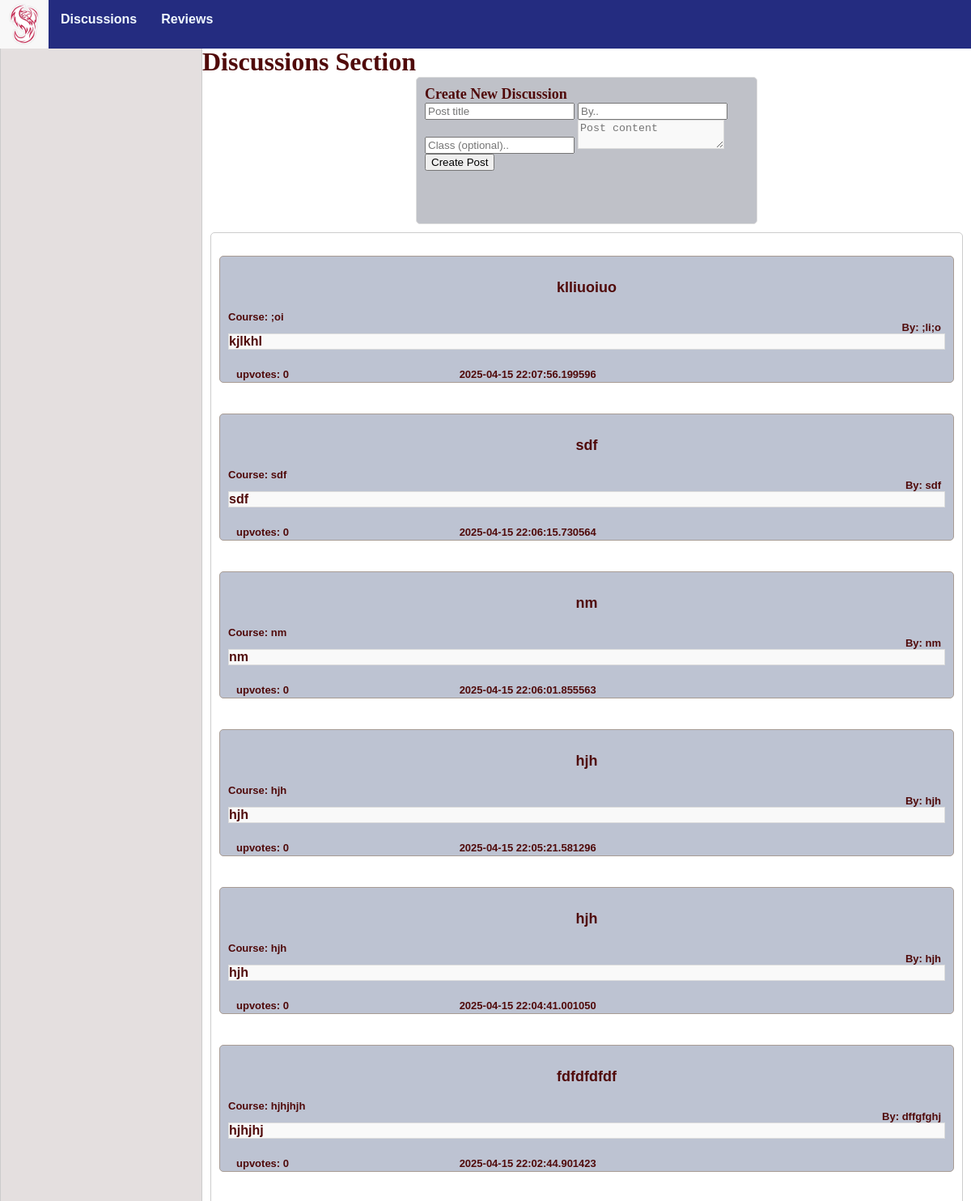
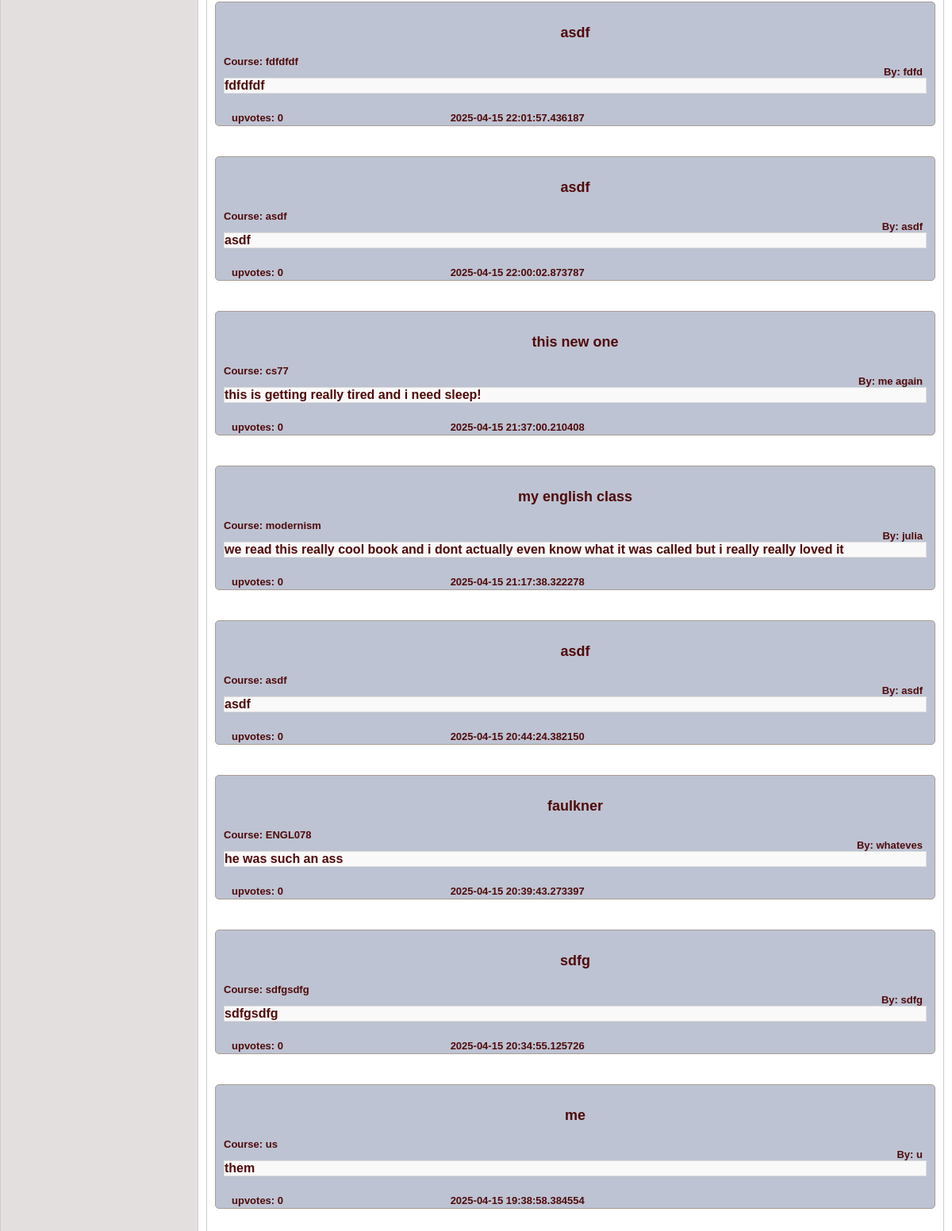
The page /discussions on the database its author committed (2 pictures, top to bottom).
### models.py (models this page shows, shortened)
class Discussion(db.Model):
    id = db.Column(db.Integer, primary_key=True)
    title = db.Column(db.String(255), nullable=False)
    content = db.Column(db.Text, nullable=False)
    created_at = db.Column(db.DateTime, default=db.func.current_timestamp())
    course = db.Column(db.Text)
    author = db.Column(db.Text, nullable=False)
    comments = db.relationship('Comment', backref='discussion', cascade="all, delete-orphan", lazy=True)
    up_votes = db.Column(db.Integer, default = 0)

### app.py (the view)
@app.route('/discussions')
def discussions():
    discussions=Discussion.query.order_by(Discussion.created_at.desc()).all()
    discussions_data=[]
    for discussion in discussions:
        discussions_data.append({
            'id': discussion.id,
            'title': discussion.title,
            'author': discussion.author,
            'created_at': discussion.created_at,
            'content': discussion.content,
            'course': discussion.course,
            'up_votes': discussion.up_votes,
        })
    return render_template('discussions.html', discussions=discussions_data)

### templates/discussions.html (shortened to what this page needs)
{% extends "base.html" %}
{%block head%}
    {{ super() }}
{% endblock %}
{%block content %}
    <div class="container">
        <div class="sidebar">
            <br><p1 style="text-align:center;">Navigation</p1>
        </div>
        <div class="space">
            <br>
            <p2>Discussions Section</p2>
            <div class="add_post">
               <p1>Create New Discussion</p1>
                <form id="form">
                    <input type="text" id="title" placeholder="Post title" required maxlength="50">
                    <input type="text" id="author" placeholder="By.." required maxlength="50">
                    <input type="text" id="course" placeholder="Class (optional).." required maxlength="50">
                    <textarea id="content" placeholder="Post content" required></textarea>
                    <button id="submitForm">Create Post</button>
                </form>
            </div>
            <div class="list-group">
                {% for discussion in discussions %}
                    <a href="{{ url_for('dis_posts', discussion_id=discussion.id) }}" class = "list-group-item">
                       <div class="whereithappens">
                            <div id="header">
                                <p id="title">{{discussion.title}}</p1>
                                <p id="author">By: {{discussion.author}}</p>
                                <p id="course">Course: {{discussion.course}}</p>
                            </div>
                            <p id="content">{{discussion.content}}</p>
                            <div id="information">
                                <p id="up_votes">upvotes: {{discussion.up_votes}}</p>
                                <p id="created_at">{{discussion.created_at}}</p>
                            </div>
                        </div>
                    </a>
                {% endfor %}
            </div>
        </div>
    </div>
{%endblock%}

### static/styles/base.css (style rules this page uses)
body { margin:0; padding: 0; }
p1 { color:rgb(80, 10, 10); font-weight: bold; font-size:large; }
p2 { color:rgb(80, 10, 10); font-weight: bold; font-size:xx-large; text-align:center; }
a { color:rgb(80, 10, 10); font-weight: bold; font-size:medium; text-decoration: none; }
.container { display: grid; grid-template-columns: 250px 1fr; height: 100vh; }
.sidebar { background:#e4dfdf; border: 1px solid #ccc; border-radius: 5px; }
.space { padding-top: 40px; }
.add_post { height: 20vh; width: 50vh; background-color:#bfc1c8; margin: auto; padding: 10px; border: 1px solid #ddd; border-radius: 5px; }
.list-group { background-color: #ffffff; border: 1px solid #ccc; padding: 10px; margin: 10px ; border-radius: 5px; }
.list-group-item { padding: 10px; margin: 10px ; }
.whereithappens { padding: 10px; background-color: #bdc3d2; border: 1px solid #a89c94; margin-bottom: 20px; border-radius: 5px; font-family: Verdana, Geneva, Tahoma, sans-serif; }
#content { border: 1px solid #ddd; margin: auto; background-color: #f9f9f9; }
#header #title { color:rgb(80, 10, 10); font-weight: bolder; font-size:large; text-align: center; }
#header #author { color:rgb(80, 10, 10); font-weight: bold; font-size:small; margin-right:5px; position:relative; float:right; }
#header #course { color:rgb(80, 10, 10); font-size:small; }
#information { display: grid; grid-template-columns: repeat(3, auto); padding: 5px; margin: 5px; height:10px; }
#information p { font-size: small; }

### rows shown on the page
Discussion: title "klliuoiuo", author ";li;o", course ";oi", content "kjlkhl", up_votes "0", created_at "2025-04-15 22:07:56.199596"
Discussion: title "sdf", author "sdf", course "sdf", content "sdf", up_votes "0", created_at "2025-04-15 22:06:15.730564"
Discussion: title "nm", author "nm", course "nm", content "nm", up_votes "0", created_at "2025-04-15 22:06:01.855563"
Discussion: title "hjh", author "hjh", course "hjh", content "hjh", up_votes "0", created_at "2025-04-15 22:05:21.581296"
Discussion: title "hjh", author "hjh", course "hjh", content "hjh", up_votes "0", created_at "2025-04-15 22:04:41.001050"
Discussion: title "fdfdfdfdf", author "dffgfghj", course "hjhjhjh", content "hjhjhj", up_votes "0", created_at "2025-04-15 22:02:44.901423"
Discussion: title "asdf", author "fdfd", course "fdfdfdf", content "fdfdfdf", up_votes "0", created_at "2025-04-15 22:01:57.436187"
Discussion: title "asdf", author "asdf", course "asdf", content "asdf", up_votes "0", created_at "2025-04-15 22:00:02.873787"
Discussion: title "this new one", author "me again", course "cs77", content "this is getting really tired and i need sleep!", up_votes "0", created_at "2025-04-15 21:37:00.210408"
Discussion: title "my english class", author "julia", course "modernism", content "we read this really cool book and i dont actually even know what it was called but i really really loved it", up_votes "0", created_at "2025-04-15 21:17:38.322278"
Discussion: title "asdf", author "asdf", course "asdf", content "asdf", up_votes "0", created_at "2025-04-15 20:44:24.382150"
Discussion: title "faulkner", author "whateves", course "ENGL078", content "he was such an ass", up_votes "0", created_at "2025-04-15 20:39:43.273397"
Discussion: title "sdfg", author "sdfg", course "sdfgsdfg", content "sdfgsdfg", up_votes "0", created_at "2025-04-15 20:34:55.125726"
Discussion: title "me", author "u", course "us", content "them", up_votes "0", created_at "2025-04-15 19:38:58.384554"
